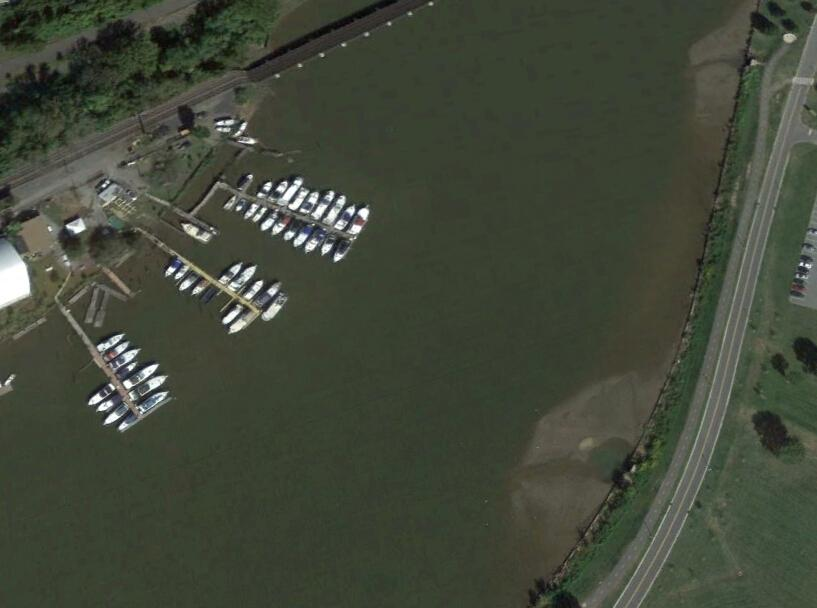
%> input picture 图像预处理/港口变换/00002.jpg, 817 x 608 px
$ octave --eval "result = FT(imread('00002.jpg'));"   (GNU Octave 9; MATLAB toolbox functions it lacks are replaced by stand-ins)
%> lines starting %> are read from the running program, lines starting %| are printed output that depends on the picture

function [sa] = FT(im)
gfrgb = imfilter(im, fspecial('gaussian', 5, 5), 'symmetric', 'conv');

cform = makecform('srgb2lab');

lab = applycform(gfrgb,cform);
%> lab: size 608x817x3 uint8; mean of channels 1, 2, 3 75.2, 123.1, 136

l = double(lab(:,:,1)); lm = mean(mean(l));%整幅图片的l均值
%> after `l = double(lab(:,:,1))`:
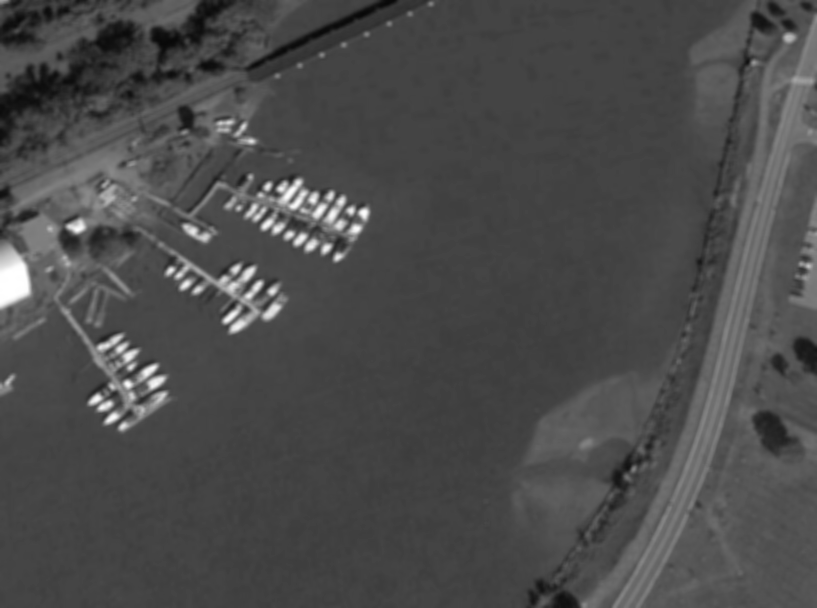
%> l: size 608x817 double; min 7, max 255, mean 75.2
%> after `lm = mean(mean(l))`: lm = 75.24
a = double(lab(:,:,2)); am = mean(mean(a));
%> after `a = double(lab(:,:,2))`:
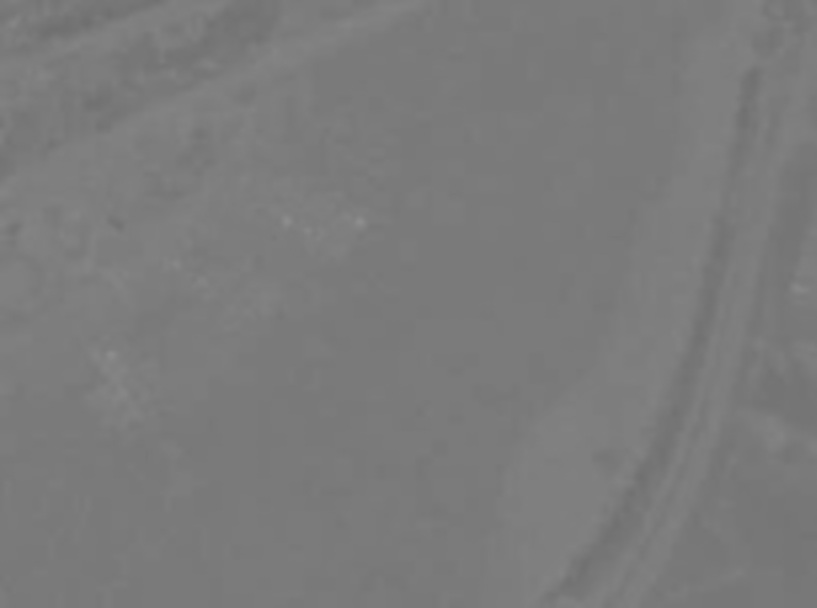
%> a: size 608x817 double; min 111, max 142, mean 123.1
%> after `am = mean(mean(a))`: am = 123.1

b = double(lab(:,:,3)); bm = mean(mean(b));
%> after `b = double(lab(:,:,3))`:
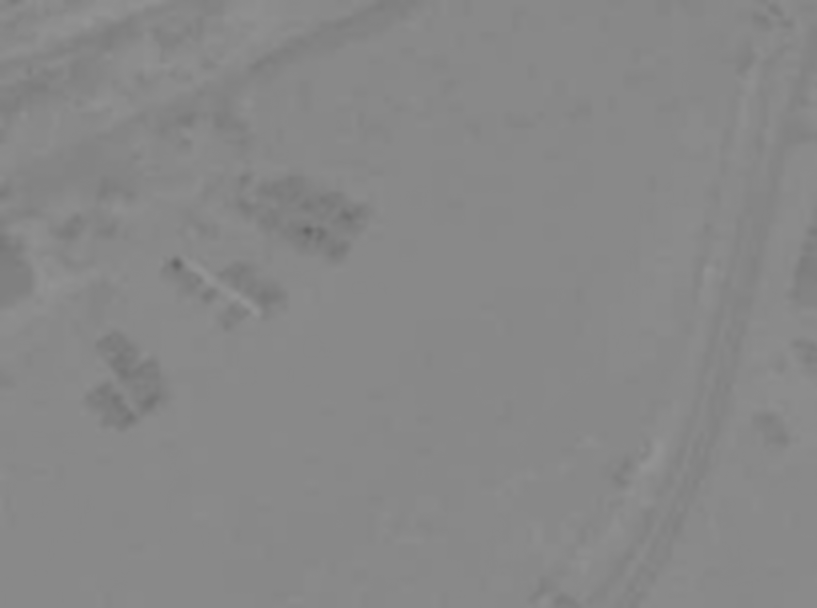
%> b: size 608x817 double; min 101, max 148, mean 136
%> after `bm = mean(mean(b))`: bm = 136

sm = (l-lm).^2 + (a-am).^2 + (b-bm).^2;%像素的显著度
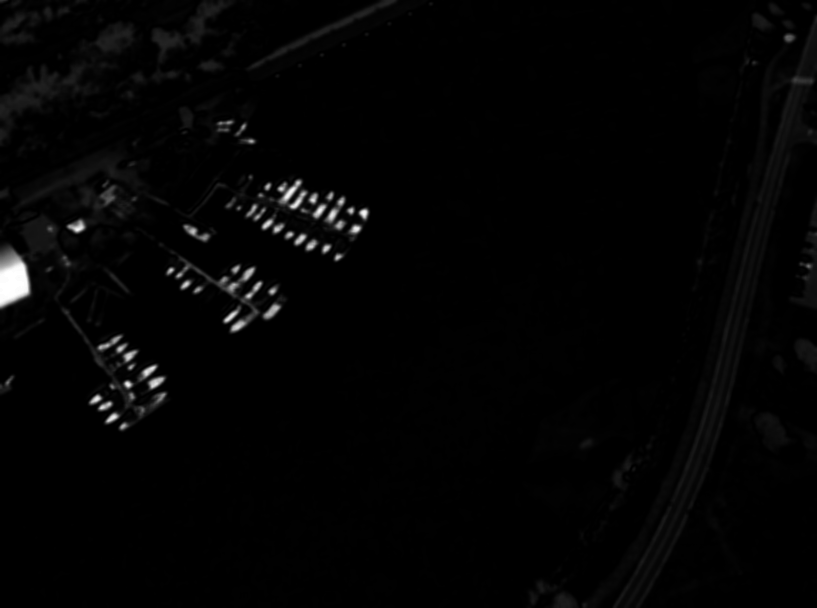
%> sm: size 608x817 double; min 0.065, max 32402.8, mean 549.8; drawn with min black and max white
s=max(sm(:));
%> s = 32402.8
sa=sm./s;
end

$ run again, on 图像预处理/港口变换/00003.jpg
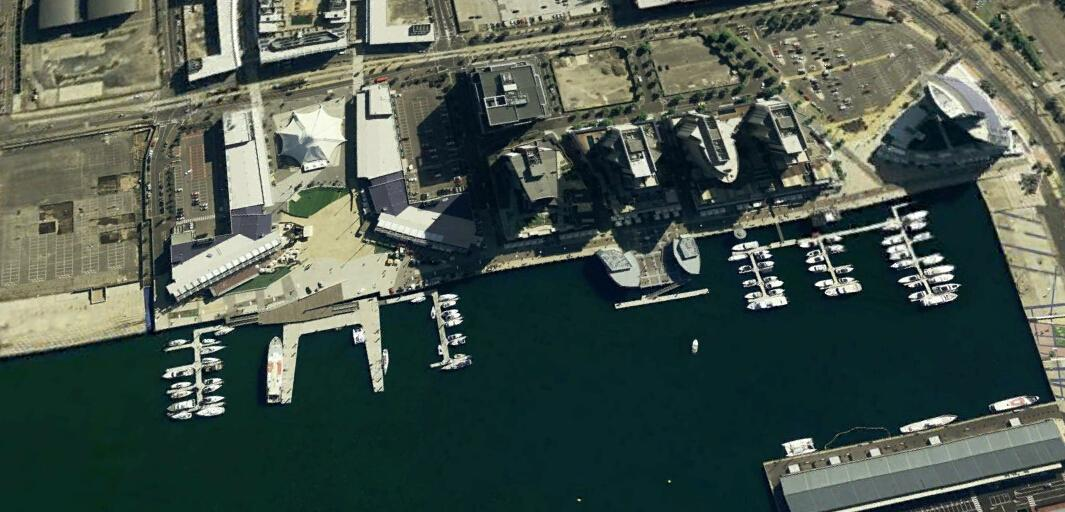
%> input picture 图像预处理/港口变换/00003.jpg, 1065 x 512 px
%> lab: size 512x1065x3 uint8; mean of channels 1, 2, 3 87.9, 121.6, 131.4
%> lm = 87.86
%> am = 121.6
%> in FT, `b = double(lab(:,:,3))`:
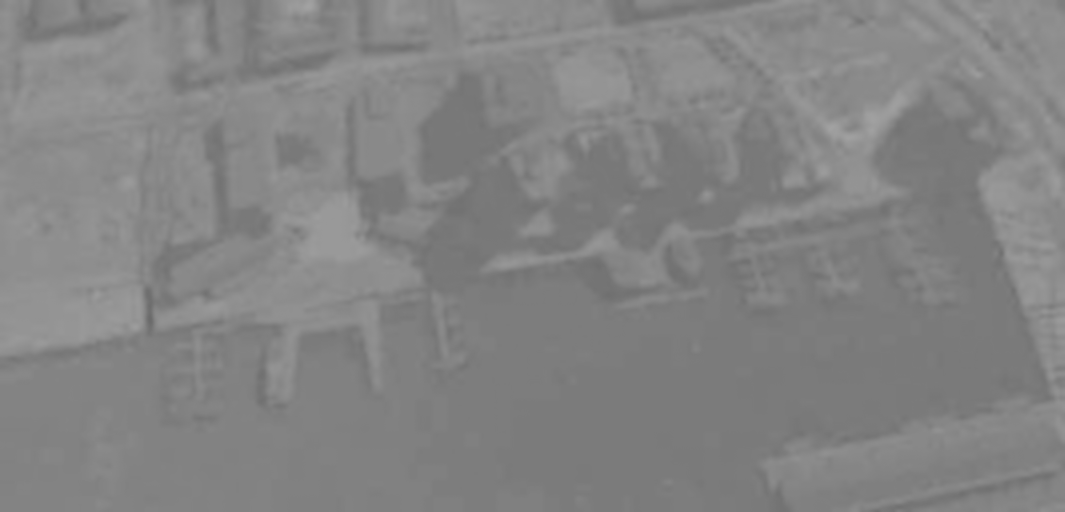
%> b: size 512x1065 double; min 107, max 162, mean 131.4
%> bm = 131.4
%> in FT, `sm = (l-lm).^2 + (a-am).^2 + (b-bm).^2;`:
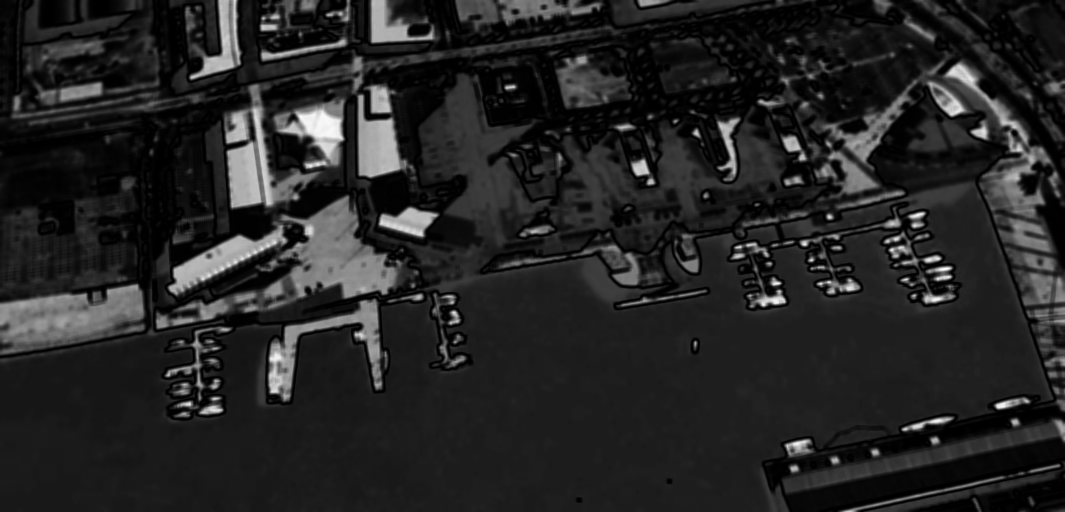
%> sm: size 512x1065 double; min 0.333, max 26656.6, mean 3879.3; drawn with min black and max white
%> s = 26656.6

$ run again, on 图像预处理/港口变换/00004.jpg
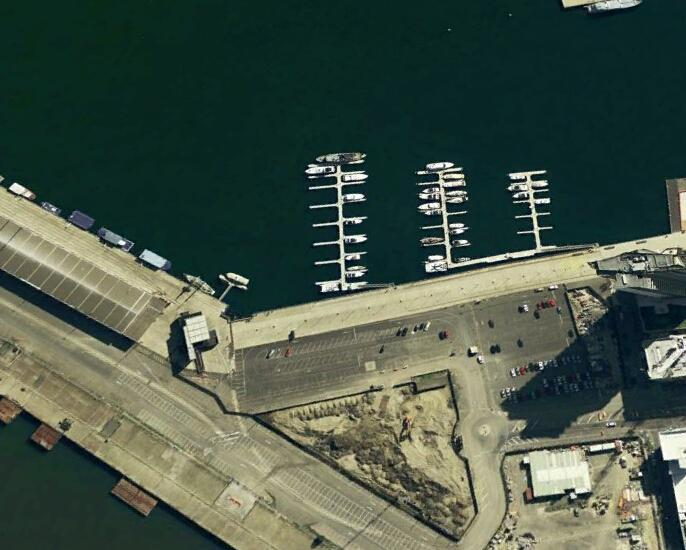
%> input picture 图像预处理/港口变换/00004.jpg, 686 x 550 px
%> lab: size 550x686x3 uint8; mean of channels 1, 2, 3 85.9, 120.5, 133.7
%> lm = 85.94
%> am = 120.5
%> in FT, `b = double(lab(:,:,3))`:
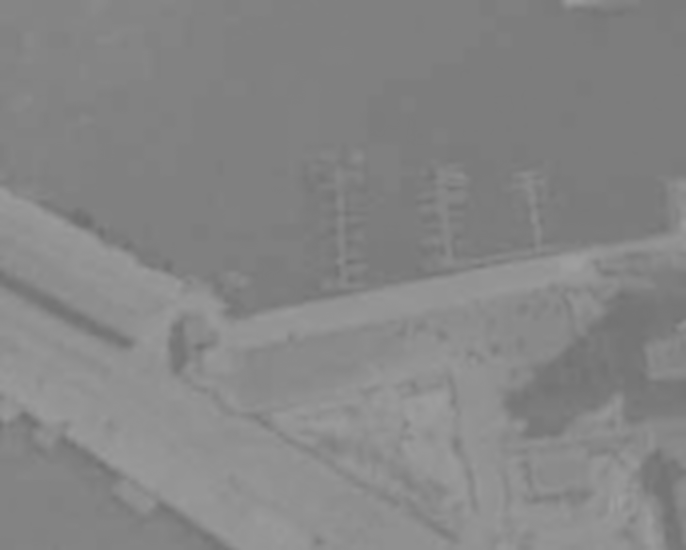
%> b: size 550x686 double; min 109, max 159, mean 133.7
%> bm = 133.7
%> in FT, `sm = (l-lm).^2 + (a-am).^2 + (b-bm).^2;`:
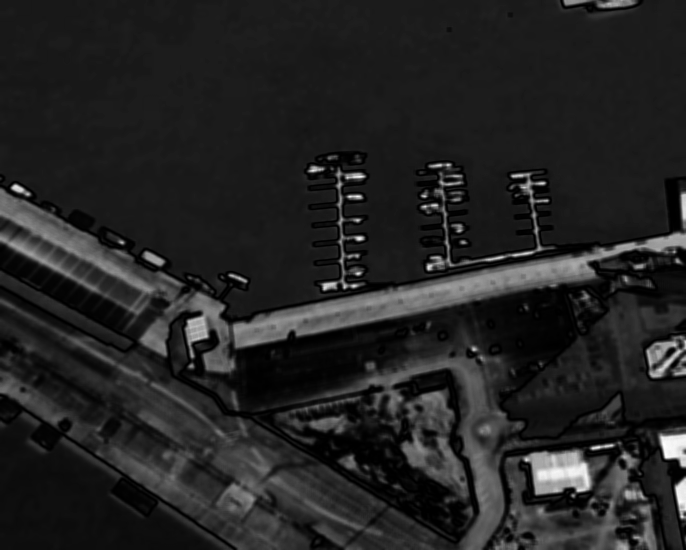
%> sm: size 550x686 double; min 0.745, max 26632.6, mean 3766.7; drawn with min black and max white
%> s = 26632.6

$ run again, on 图像预处理/港口变换/00008.jpg
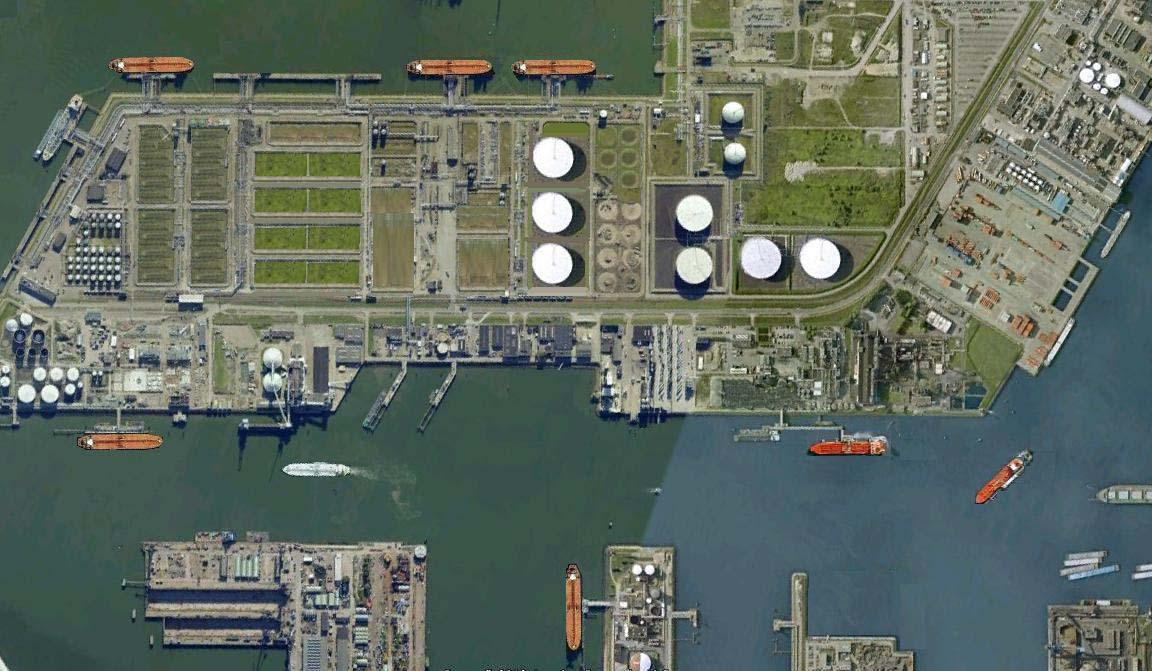
%> input picture 图像预处理/港口变换/00008.jpg, 1152 x 671 px
%> lab: size 671x1152x3 uint8; mean of channels 1, 2, 3 112.9, 122.3, 132.5
%> lm = 112.9
%> am = 122.3
%> in FT, `b = double(lab(:,:,3))`:
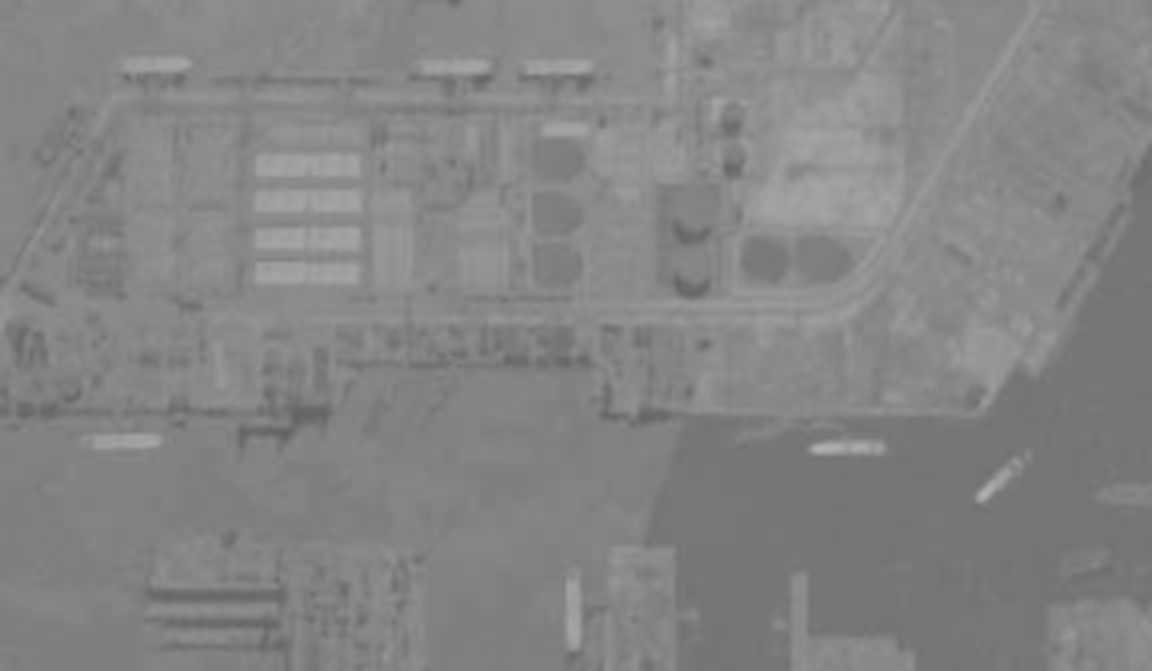
%> b: size 671x1152 double; min 98, max 177, mean 132.5
%> bm = 132.5
%> in FT, `sm = (l-lm).^2 + (a-am).^2 + (b-bm).^2;`:
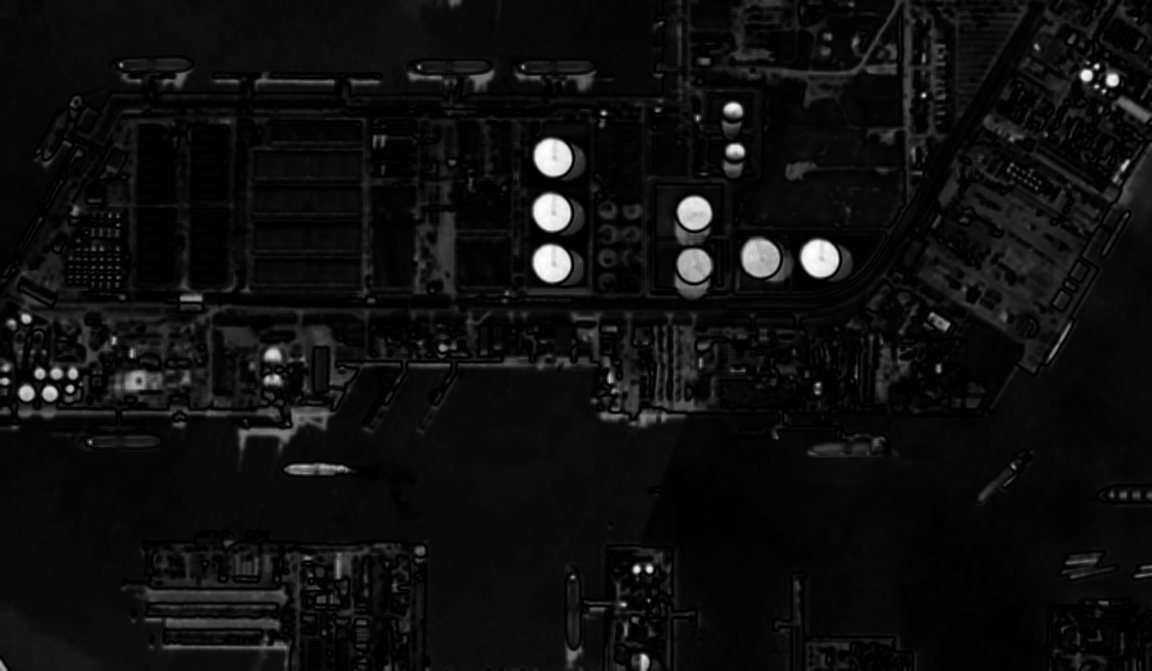
%> sm: size 671x1152 double; min 0.357, max 20246, mean 1212.9; drawn with min black and max white
%> s = 20246
